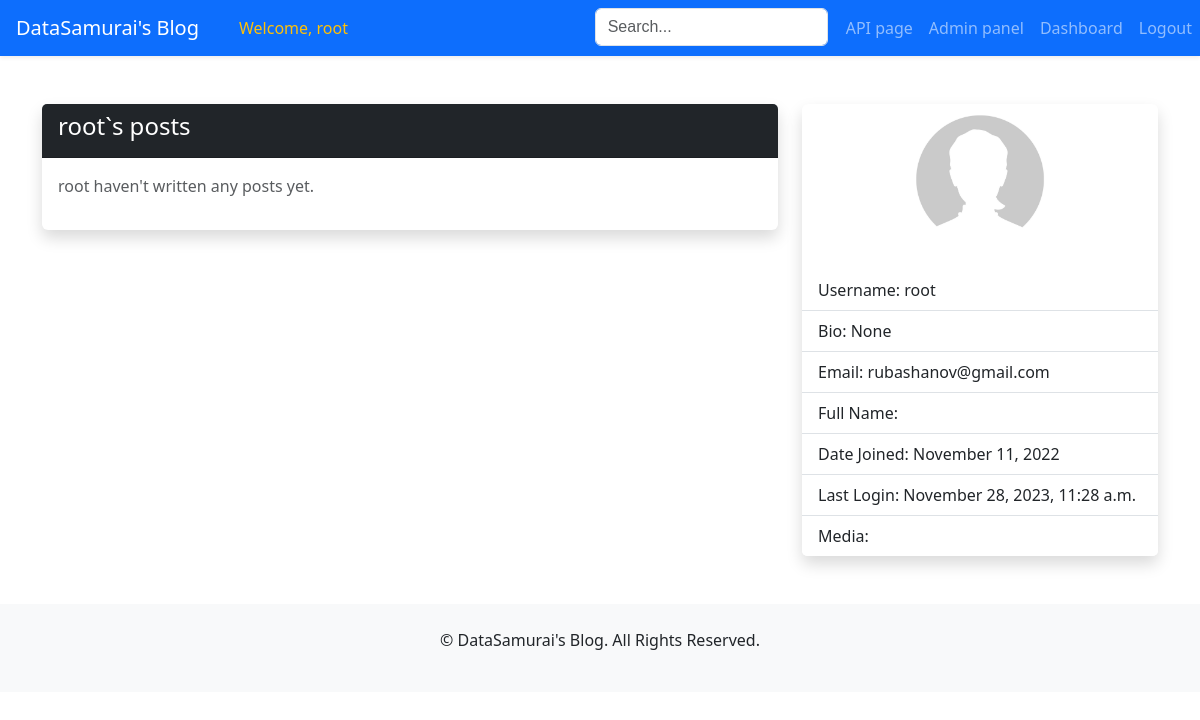
Before: /account/user/1/ with the older database file.
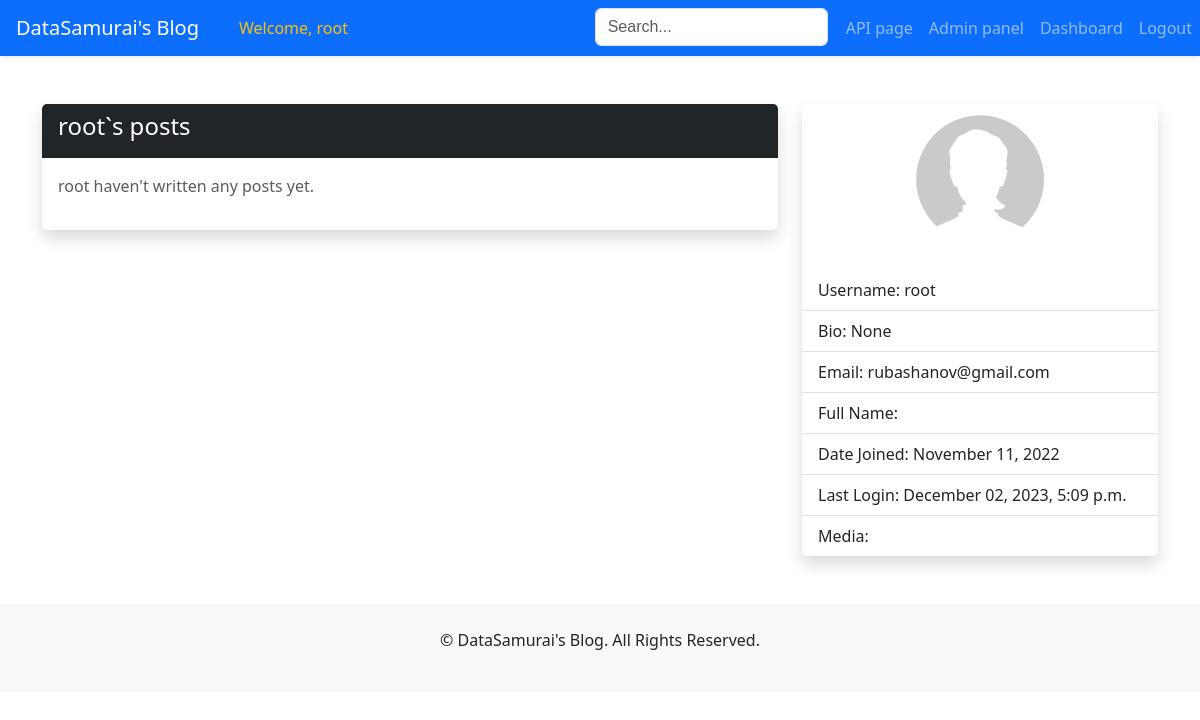
After: the same page with the newer database file.
### users/models.py (models this page shows, shortened)
class CustomUser(AbstractUser):
    is_banned = models.BooleanField(default=False)
    bio = models.CharField(max_length=200, blank=True, null=True, default=None)
    social_media = models.JSONField(default=dict, blank=True)
    profile_picture = models.ImageField(upload_to='profile_pictures/', blank=True, null=True)
    class Meta:
        ordering = ['id']

### users/views.py (the view)
# urls.py: path('user/<int:user_id>/', views.UserDetailView.as_view(), name='user_detail'),
class UserDetailView(DetailView):
    model = get_user_model()
    context_object_name = 'user'
    def get_object(self, queryset=None):
        user_id = self.kwargs.get('user_id')
        return get_object_or_404(self.model, pk=user_id)
    def get_template_names(self):
        if self.request.user == self.object:
            return 'users/user_detail_dashboard.html'
        return 'users/user_detail.html'
    def get_context_data(self, **kwargs):
        context = super().get_context_data(**kwargs)
        user_posts = self.object.post_set.all()
        context['user_posts'] = user_posts
        if self.request.user == self.object:
            context['post_views_and_comments'] = json.dumps(
                [(post.title, post.views, post.comment_set.count()) for post in user_posts]
            )
            context['is_subscribed'] = hasattr(self.object, 'email_subscriber')
        return context

### utils/utils.py (called while the page is built)
def get_user_ip(request):
    x_forwarded_for = request.META.get('HTTP_X_FORWARDED_FOR')
    if x_forwarded_for:
        ip = x_forwarded_for.split(',')[0]
    else:
        ip = request.META.get('REMOTE_ADDR')
    return ip

### templates/users/user_detail.html (shortened to what this page needs)
{% extends 'base.html' %}
{% load static %}
{% block page_content %}
    <div class="row mt-4">
        {% if user.is_banned %}
            <div class="alert alert-warning" role="alert">
                This user is currently banned.
            </div>
        {% else %}
            <div class="col-md-8">
                <div class="card border-0 shadow">
                    <div class="card-header bg-dark text-white">
                        <h4>{{ user.username }}`s posts</h4>
                    </div>
                    <div class="card-body">
                        {% if user_posts %}
                            <ul class="list-group list-group-flush">
                                {% for post in user_posts %}
                                    <li class="list-group-item d-flex justify-content-between align-items-center">
                                        <a href="{% url 'post_detail' post.id %}">{{ post.title }}</a>
                                        <span class="badge bg-secondary">{{ post.date_published }}</span>
                                        {% if post.is_published %}
                                            <span class="badge bg-success">Status: Published</span>
                                        {% else %}
                                            <span class="badge bg-danger">Status: Unpublished</span>
                                        {% endif %}
                                    </li>
                                {% endfor %}
                            </ul>
                        {% else %}
                            <p class="text-muted">{{ user.username }} haven't written any posts yet.</p>
                        {% endif %}
                    </div>
                </div>
            </div>
            <div class="col-md-4">
                <div class="card border-0 shadow">
                    <div class="text-center mb-3">
                        <img alt="Profile Picture" style="max-width: 100%; height: auto; max-height: 150px;"
                             src="{% if user.profile_picture %}{{ user.profile_picture.url }}{% else %}{% static 'images/profile-placeholder.jpg' %}{% endif %}">
                    </div>
                    <ul class="list-group list-group-flush">
                        <li class="list-group-item">Username: {{ user.username }}</li>
                        <li class="list-group-item">Bio: {{ user.bio }}</li>
                        <li class="list-group-item">Email: {{ user.email }}</li>
                        <li class="list-group-item">Full Name: {{ user.first_name }} {{ user.last_name }}</li>
                        <li class="list-group-item">Date Joined: {{ user.date_joined|date:"F d, Y" }}</li>
                        <li class="list-group-item">Last Login: {{ user.last_login|date:"F d, Y, P" }}</li>
                        <li class="list-group-item">Media:
                        </li>
                    </ul>
                </div>
            </div>
        {% endif %}
    </div>
{% endblock %}

### templates/base.html (shortened to what this page needs)
{% load static %}
<!DOCTYPE html>
<html lang="en">
<head>
    <link href="https://cdn.jsdelivr.net/npm/bootstrap@5.3.1/dist/css/bootstrap.min.css" rel="stylesheet">
</head>
<body>
{% block navbar %}
    <nav class="navbar navbar-expand-lg navbar-dark bg-primary shadow-sm">
        <a class="navbar-brand px-3" href="{% url 'post_list' %}">DataSamurai's Blog</a>
        <div class="collapse navbar-collapse d-flex justify-content-between" id="navbarNav">
            <ul class="navbar-nav">
                {% if user.is_authenticated %}
                    <li class="nav-item">
                        <span class="nav-link text-warning font-weight-bold">Welcome, {{ user.username }}</span>
                    </li>
                {% else %}
                    <li class="nav-item invisible">
                        <span class="nav-link"></span>
                    </li>
                {% endif %}
            </ul>
            <ul class="navbar-nav">
                <form method="GET" action="{% url 'search_results' %}" class="form-inline my-2 my-lg-0"
                      style="margin-right: 10px; margin-left: 10px;">
                    <input type="text" class="form-control" name="query" placeholder="Search..."
                           style="font-family: Arial, 'Font Awesome 5 Free'; background-position: 10px 10px; background-repeat: no-repeat;"
                           aria-label="Search">
                </form>
                <li class="nav-item">
                    <a class="nav-link btn btn-light" href="{% url 'api_post_list' %}">API page</a>
                </li>
                {% if user.is_authenticated %}
                    {% if user.is_staff %}
                        <li class="nav-item">
                            <a class="nav-link btn btn-light mr-2" href="{% url 'admin:index' %}">Admin panel</a>
                        </li>
                    {% endif %}
                    <li class="nav-item">
                        <a class="nav-link btn btn-light mr-2"
                           href="{% url 'user_detail' user_id=user.id %}">Dashboard</a>
                    </li>
                    <li>
                        <a href="{% url 'logout' %}" class="nav-link btn btn-danger">Logout</a>
                    </li>
                {% endif %}
            </ul>
        </div>
    </nav>
{% endblock %}
<div class="container my-4">
    {% block page_content %}{% endblock page_content %}
</div>
<footer class="text-center py-4 mt-5 bg-light">
    <p>&copy; {{ now.year }} DataSamurai's Blog. All Rights Reserved.</p>
</footer>
</body>
</html>

Changed rows visible on the page:
changed CustomUser "root": last_login "November 28, 2023, 11:28 a.m." → "December 02, 2023, 5:09 p.m."
